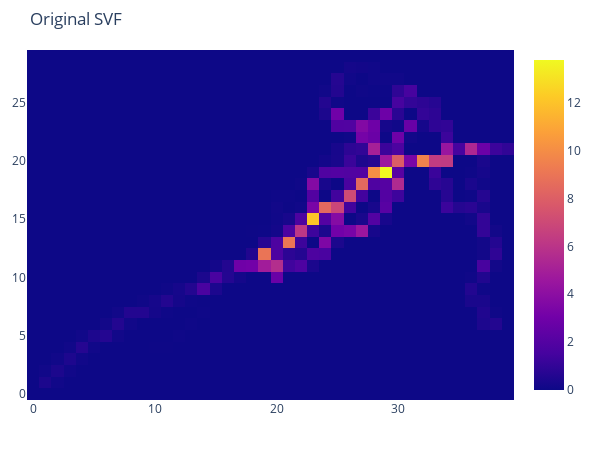

The notebook cell saved with this chart:
### Code cell
world.ShowSVFOrigin()

### Figure 1 — Plotly figure (JSON) as saved in the notebook; plotly's stock layout.template omitted (floating-point values rounded to 4 significant figures; data arrays with more than 128 entries replaced by an {"elided": "..."} marker saying what was removed)
{"data": [{"type": "heatmap", "z": {"elided": "30x40 float values"}}], "layout": {"autosize": false, "height": 450, "margin": {"b": 50, "l": 20, "r": 20, "t": 50}, "title": {"text": "Original SVF"}, "width": 600}}
